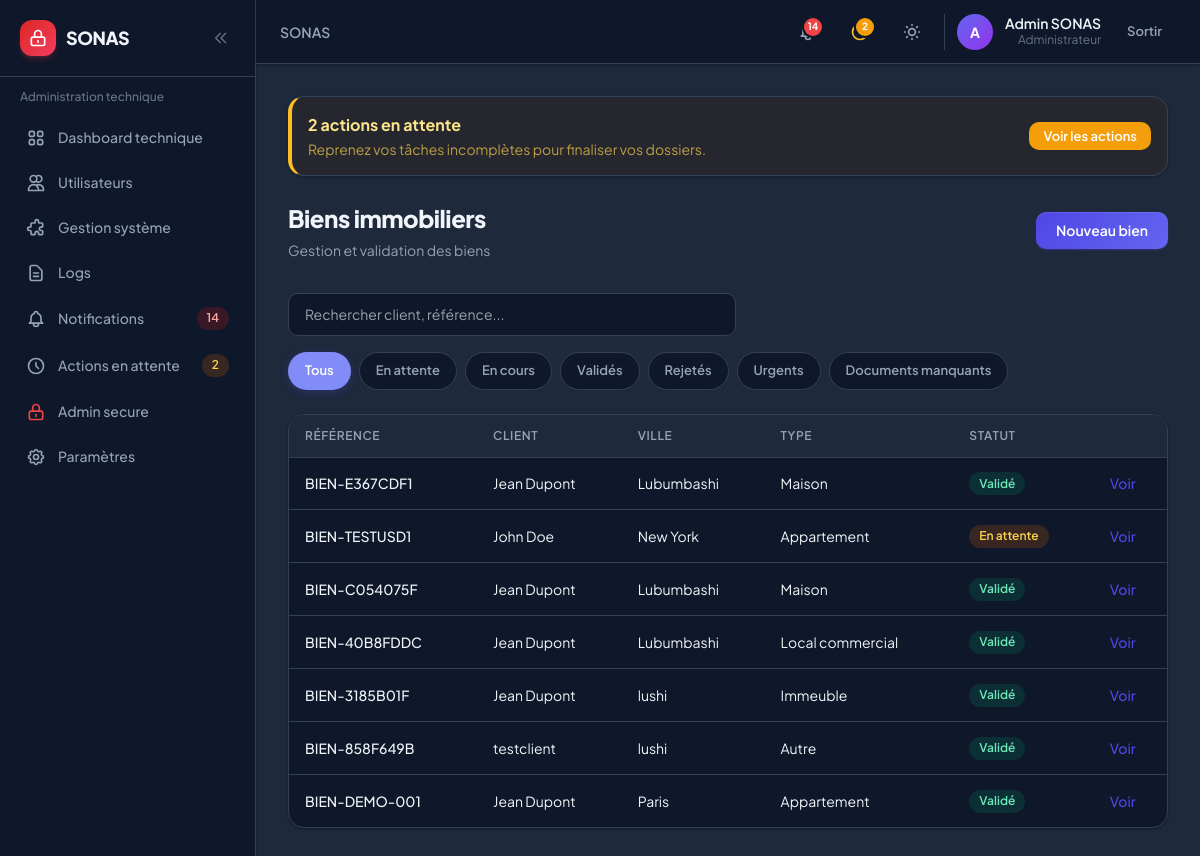
Page /sonas/biens/ (signed in) on the committed database.
### accounts/models.py (models this page shows, shortened)
class User(AbstractUser):
    role = models.CharField(
        max_length=10,
        choices=UserRole.choices,
        default=UserRole.CLIENT,
        db_index=True,
    )
    phone = models.CharField(max_length=20, blank=True)
    theme_preference = models.CharField(
        max_length=10,
        choices=[('light', 'Clair'), ('dark', 'Sombre'), ('system', 'Système')],
        default='system',
    )
    created_at = models.DateTimeField(auto_now_add=True)
    updated_at = models.DateTimeField(auto_now=True)
    class Meta:
        verbose_name = 'Utilisateur'
        verbose_name_plural = 'Utilisateurs'
    @property
    def is_client(self):
        return self.role == UserRole.CLIENT
    @property
    def is_admin_user(self):
        return self.role == UserRole.ADMIN
    @property
    def is_internal(self):
        return self.role in (UserRole.AGENT, UserRole.GERANT, UserRole.ADMIN)

### biens/models.py (models this page shows, shortened)
class Bien(models.Model):
    client = models.ForeignKey(Client, on_delete=models.CASCADE, related_name='biens')
    reference = models.CharField(max_length=50, unique=True)
    type_bien = models.CharField(max_length=20, choices=BienType.choices, default=BienType.APPARTEMENT)
    adresse = models.TextField()
    code_postal = models.CharField(max_length=10)
    ville = models.CharField(max_length=100)
    surface_m2 = models.DecimalField(max_digits=10, decimal_places=2, null=True, blank=True)
    valeur_estimee = models.DecimalField(
        max_digits=14,
        decimal_places=2,
        null=True,
        blank=True,
        help_text='Valeur estimée du bien en USD (utilisée pour la grille tarifaire).',
    )
    grille_tarifaire = models.ForeignKey(
        'contrats.GrilleTarifaire',
        on_delete=models.SET_NULL,
        null=True,
        blank=True,
        related_name='biens',
        verbose_name='Forfait d\'assurance',
    )
    description = models.TextField(blank=True)
    statut = models.CharField(max_length=15, choices=BienStatut.choices, default=BienStatut.EN_ATTENTE)
    motif_rejet = models.TextField(blank=True)
    created_at = models.DateTimeField(auto_now_add=True)
    updated_at = models.DateTimeField(auto_now=True)
    class Meta:
        verbose_name = 'Bien'
        verbose_name_plural = 'Biens'
        ordering = ['-created_at']

### clients/models.py (models this page shows, shortened)
class Client(models.Model):
    user = models.OneToOneField(
        settings.AUTH_USER_MODEL,
        on_delete=models.CASCADE,
        related_name='client_profile',
    )
    raison_sociale = models.CharField(max_length=200, blank=True)
    siret = models.CharField(max_length=14, blank=True)
    adresse = models.TextField(blank=True)
    code_postal = models.CharField(max_length=10, blank=True)
    ville = models.CharField(max_length=100, blank=True)
    is_active = models.BooleanField(default=True)
    notes_internes = models.TextField(blank=True, help_text='Visible uniquement en interne')
    created_at = models.DateTimeField(auto_now_add=True)
    updated_at = models.DateTimeField(auto_now=True)
    class Meta:
        verbose_name = 'Client'
        verbose_name_plural = 'Clients'
        ordering = ['-created_at']
    def __str__(self):
        name = self.raison_sociale or self.user.get_full_name() or self.user.username
        return name
    @property
    def display_name(self):
        return self.__str__()

### biens/views.py (the view, shortened to what this page needs)
# urls.py: path('', views.bien_list, name='list'),
@internal_required
def bien_list(request):
    filter_key = get_active_filter(request)
    qs = Bien.objects.select_related('client', 'client__user')
    qs = _apply_bien_filters(qs, filter_key)
    search = request.GET.get('q', '').strip()
    return render(request, 'biens/list_internal.html', {
        'biens': qs,
        'search': search,
        'filter_choices': FILTER_CHOICES,
        'active_filter': filter_key,
    })

### biens/views.py (called while the page is built)
def _apply_bien_filters(qs, filter_key):
    if filter_key == 'urgents':
        return qs.filter(statut=BienStatut.EN_ATTENTE)
    if filter_key == 'docs_manquants':
        return qs.filter(documents__isnull=True).distinct()
    return apply_status_filter(qs, 'statut', filter_key)

### core/filters.py (called while the page is built)
def apply_status_filter(queryset, status_field, filter_key):
    mapping = {
        'en_attente': {status_field: 'EN_ATTENTE'},
        'en_cours': {status_field: 'EN_COURS'},
        'valides': {status_field: 'VALIDE'},
        'rejetes': {status_field: 'REJETE'},
    }
    if filter_key in mapping:
        return queryset.filter(**mapping[filter_key])
    return queryset

def get_active_filter(request, default='all'):
    return request.GET.get('filter', default)

### notifications/services.py (called while the page is built)
def get_pending_actions_count(user):
    return ActionEnAttente.objects.filter(user=user, is_resolved=False).count()

def get_unread_count(user):
    return Notification.objects.filter(user=user, is_read=False).count()

def get_recent_notifications(user, limit=5):
    return Notification.objects.filter(user=user).order_by('-created_at')[:limit]

### templates/biens/list_internal.html (shortened to what this page needs)
{% extends 'base.html' %}
{% block content %}
<div class="sonas-page-header flex flex-col sm:flex-row sm:items-center sm:justify-between gap-4 mb-8">
    <div>
        <h1>{% if user.is_client %}Mes biens{% else %}Biens immobiliers{% endif %}</h1>
        <p>{% if user.is_client %}Vos déclarations et leur statut de validation{% else %}Gestion et validation des biens{% endif %}</p>
    </div>
    {% if user.is_client %}
    <a href="{% url 'biens_client:create' %}" class="sonas-btn sonas-btn-primary shrink-0">Déclarer un bien</a>
    {% else %}
    <a href="{% url 'biens:create' %}" class="sonas-btn sonas-btn-primary shrink-0">Nouveau bien</a>
    {% endif %}
</div>
{% if not user.is_client %}
<form method="get" class="mb-4 flex gap-2">
    <input type="search" name="q" value="{{ search }}" placeholder="Rechercher client, référence..." class="sonas-input w-full max-w-md">
</form>
{% include 'partials/filter_buttons.html' %}
{% endif %}
<div class="hidden lg:block sonas-card overflow-hidden sonas-table-wrap">
    <table class="sonas-table">
        <thead><tr>
            <th>Référence</th>
            {% if not user.is_client %}<th>Client</th>{% endif %}
            <th>Ville</th>
            <th>Type</th>
            <th>Statut</th>
            <th></th>
        </tr></thead>
        <tbody>
            {% for b in biens %}
            <tr>
                <td class="font-medium">{{ b.reference }}</td>
                {% if not user.is_client %}<td>{{ b.client.display_name }}</td>{% endif %}
                <td>{{ b.ville }}</td>
                <td>{{ b.get_type_bien_display }}</td>
                <td><span class="sonas-badge sonas-badge-{% if b.statut == 'VALIDE' %}green{% elif b.statut == 'REJETE' %}red{% else %}yellow{% endif %}">{{ b.get_statut_display }}</span></td>
                <td><a href="{% if user.is_client %}{% url 'biens_client:detail' b.pk %}{% else %}{% url 'biens:detail' b.pk %}{% endif %}" class="text-indigo-600 hover:underline font-medium">Voir</a></td>
            </tr>
            {% empty %}
            <tr><td colspan="6" class="p-8 text-center text-slate-500">Aucun bien.</td></tr>
            {% endfor %}
        </tbody>
    </table>
</div>
{% endblock %}

### templates/partials/navbar.html (shortened to what this page needs)
<header class="sticky top-0 z-30 sonas-card border-0 border-b rounded-none px-3 sm:px-6 h-14 sm:h-16 flex items-center justify-between shrink-0 gap-2">
    <div class="flex items-center gap-2 sm:gap-4 min-w-0 flex-1">
        <h2 class="text-sm font-semibold text-slate-500 dark:text-slate-400 truncate hidden lg:block">
            {% block page_breadcrumb %}SONAS{% endblock %}
        </h2>
    </div>
    <div class="flex items-center gap-1 sm:gap-3 shrink-0">
        <a href="{% url url_notifications_list %}" class="relative p-2.5 rounded-xl hover:bg-slate-100 dark:hover:bg-slate-800 transition-colors" title="Notifications{% if unread_notifications_count %} ({{ unread_notifications_count }}){% endif %}">
            {% if unread_notifications_count %}
            <span class="absolute top-1.5 right-1.5 min-w-[1.125rem] h-[1.125rem] px-0.5 bg-red-500 rounded-full ring-2 ring-white dark:ring-slate-900 text-[10px] font-bold text-white flex items-center justify-center">{{ unread_notifications_count }}</span>
            {% endif %}
        </a>
        {% if pending_actions_count %}
        <a href="{% url url_pending_actions %}" class="relative p-2.5 rounded-xl hover:bg-slate-100 dark:hover:bg-slate-800 transition-colors" title="Actions en attente ({{ pending_actions_count }})">
            <span class="absolute top-1.5 right-1.5 min-w-[1.125rem] h-[1.125rem] px-0.5 bg-amber-500 rounded-full ring-2 ring-white dark:ring-slate-900 text-[10px] font-bold text-white flex items-center justify-center">{{ pending_actions_count }}</span>
        </a>
        {% endif %}
        <button @click="toggle()" class="p-2.5 rounded-xl hover:bg-slate-100 dark:hover:bg-slate-800 transition-colors" title="Thème">
        </button>
        <div class="hidden sm:flex items-center gap-3 pl-3 border-l border-slate-200 dark:border-slate-700">
            <div class="w-9 h-9 rounded-full bg-gradient-to-br from-indigo-500 to-purple-600 flex items-center justify-center text-white text-sm font-bold">
                {{ user.first_name|first|default:user.username|first|upper }}
            </div>
            <div class="text-right hidden md:block">
                <p class="text-sm font-semibold leading-tight">{{ user.get_full_name|default:user.username }}</p>
                <p class="text-xs text-slate-500">{{ user.get_role_display }}</p>
            </div>
        </div>
        <form method="post" action="{% url 'accounts:logout' %}">
            <button type="submit" class="sonas-btn sonas-btn-ghost sonas-btn-sm">Sortir</button>
        </form>
    </div>
</header>

### static/css/sonas.css (style rules this page uses)
:root { --sonas-primary: #4f46e5; --sonas-primary-hover: #4338ca; --sonas-primary-light: #eef2ff; --sonas-danger: #ef4444; --sonas-warning: #f59e0b; --sonas-success: #10b981; --sonas-surface: #ffffff; --sonas-surface-2: #f8fafc; --sonas-border: #e2e8f0; --sonas-text: #0f172a; --sonas-muted: #64748b; --sonas-radius: 0.75rem; --sonas-radius-lg: 1rem; --sonas-shadow: 0 1px 3px rgb(15 23 42 / 0.06), 0 1px 2px rgb(15 23 42 / 0.04); --sonas-shadow-md: 0 4px 6px -1px rgb(15 23 42 / 0.07), 0 2px 4px -2px rgb(15 23 42 / 0.05); --sonas-shadow-lg: 0 20px 40px -12px rgb(15 23 42 / 0.12); }
.dark { --sonas-primary: #818cf8; --sonas-primary-hover: #a5b4fc; --sonas-primary-light: rgb(79 70 229 / 0.15); --sonas-surface: #0f172a; --sonas-surface-2: #1e293b; --sonas-border: #334155; --sonas-text: #f1f5f9; --sonas-muted: #94a3b8; --sonas-shadow: 0 1px 3px rgb(0 0 0 / 0.3); --sonas-shadow-md: 0 4px 12px rgb(0 0 0 / 0.35); --sonas-shadow-lg: 0 20px 40px rgb(0 0 0 / 0.45); }
body { font-family: 'Plus Jakarta Sans', system-ui, sans-serif; -webkit-font-smoothing: antialiased; }
.sonas-btn { display: inline-flex; align-items: center; justify-content: center; gap: 0.5rem; padding: 0.625rem 1.25rem; font-size: 0.875rem; font-weight: 600; border-radius: 0.625rem; transition: all 0.2s ease; cursor: pointer; border: none; text-decoration: none; line-height: 1.25; }
.sonas-btn-primary { background: linear-gradient(135deg, #4f46e5 0%, #6366f1 100%); color: white; box-shadow: 0 1px 2px rgb(79 70 229 / 0.4), inset 0 1px 0 rgb(255 255 255 / 0.1); }
.sonas-btn-ghost { background: transparent; color: var(--sonas-muted); }
.sonas-btn-sm { padding: 0.375rem 0.875rem; font-size: 0.8125rem; }
.sonas-card { background: var(--sonas-surface); border: 1px solid var(--sonas-border); border-radius: var(--sonas-radius-lg); box-shadow: var(--sonas-shadow); transition: box-shadow 0.2s, border-color 0.2s, transform 0.2s; }
.sonas-badge { display: inline-flex; align-items: center; padding: 0.2rem 0.625rem; font-size: 0.75rem; font-weight: 600; border-radius: 9999px; line-height: 1.4; }
.sonas-badge-green { background: #d1fae5; color: #047857; }
.dark .sonas-badge-green { background: rgb(4 120 87 / 0.25); color: #6ee7b7; }
.sonas-badge-yellow { background: #fef3c7; color: #b45309; }
.dark .sonas-badge-yellow { background: rgb(180 83 9 / 0.25); color: #fcd34d; }
.sonas-input, .form-input { width: 100%; padding: 0.625rem 1rem; font-size: 0.875rem; background: var(--sonas-surface); border: 1px solid var(--sonas-border); border-radius: 0.625rem; color: var(--sonas-text); transition: border-color 0.15s, box-shadow 0.15s; }
.sonas-table { width: 100%; font-size: 0.875rem; border-collapse: collapse; }
.sonas-table thead th { text-align: left; padding: 0.75rem 1rem; font-size: 0.75rem; font-weight: 600; text-transform: uppercase; letter-spacing: 0.05em; color: var(--sonas-muted); background: var(--sonas-surface-2); border-bottom: 1px solid var(--sonas-border); }
.sonas-table tbody td { padding: 0.875rem 1rem; border-bottom: 1px solid var(--sonas-border); }
.sonas-table tbody tr:last-child td { border-bottom: none; }
.sonas-table-wrap { overflow-x: auto; -webkit-overflow-scrolling: touch; }
.sonas-page-header h1 { font-size: 1.5rem; font-weight: 800; letter-spacing: -0.02em; color: var(--sonas-text); }
.sonas-page-header p { font-size: 0.875rem; color: var(--sonas-muted); margin-top: 0.25rem; }

### rows in the picture
User: first_name|first "A", get_full_name "Admin SONAS", role "Administrateur"
Bien: reference "BIEN-E367CDF1", client.display_name "Jean Dupont", ville "Lubumbashi", type_bien "Maison", statut "Validé"
Bien: reference "BIEN-TESTUSD1", client.display_name "John Doe", ville "New York", type_bien "Appartement", statut "En attente"
Bien: reference "BIEN-C054075F", client.display_name "Jean Dupont", ville "Lubumbashi", type_bien "Maison", statut "Validé"
Bien: reference "BIEN-40B8FDDC", client.display_name "Jean Dupont", ville "Lubumbashi", type_bien "Local commercial", statut "Validé"
Bien: reference "BIEN-3185B01F", client.display_name "Jean Dupont", ville "lushi", type_bien "Immeuble", statut "Validé"
Bien: reference "BIEN-858F649B", client.display_name "testclient", ville "lushi", type_bien "Autre", statut "Validé"
Bien: reference "BIEN-DEMO-001", client.display_name "Jean Dupont", ville "Paris", type_bien "Appartement", statut "Validé"

### other values in the picture
{{ unread_notifications_count }} "14"
{{ pending_actions_count }} "2"
{{ label }} "Tous" "En attente" "En cours" "Validés" "Rejetés" "Urgents" "Documents manquants"
